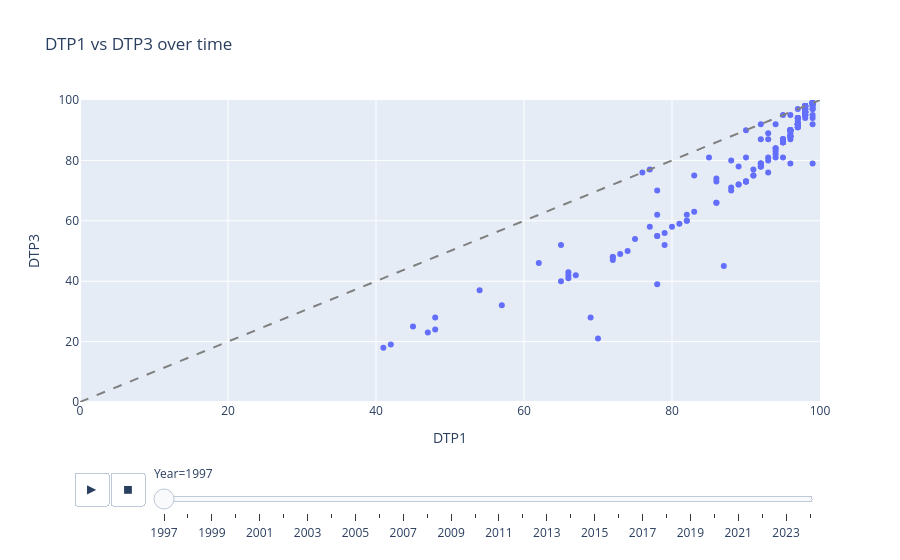

Here is the notebook cell this chart was saved with:
### Markdown cell above
Plotly Express's animation_frame argument turns any static plot into an animated one. Watch DTP1 vs DTP3 coverage move over 25 years:

### Code cell
anim = df.query("Vaccine in ['DTP1', 'DTP3']").pivot_table(
    index=["Country", "Year"], columns="Vaccine", values="WUENIC"
).reset_index().dropna()

fig = px.scatter(anim, x="DTP1", y="DTP3", animation_frame="Year",
                 hover_name="Country", range_x=[0, 100], range_y=[0, 100],
                 title="DTP1 vs DTP3 over time")
# Add the y=x line: full coverage of dose 1 should also reach dose 3
fig.add_shape(type="line", x0=0, y0=0, x1=100, y1=100,
              line=dict(color="grey", dash="dash"))
fig.show()

### Figure 1 — Plotly figure (JSON) as saved in the notebook; plotly's stock layout.template omitted (floating-point values rounded to 4 significant figures; data arrays with more than 128 entries replaced by an {"elided": "..."} marker saying what was removed)
{"data": [{"hovertemplate": "<b>%{hovertext}</b><br><br>Year=1997<br>DTP1=%{x}<br>DTP3=%{y}<extra></extra>", "hovertext": {"elided": "189 str values"}, "legendgroup": "", "marker": {"color": "#636efa", "symbol": "circle"}, "mode": "markers", "name": "", "orientation": "v", "showlegend": false, "type": "scatter", "x": {"elided": "189 float values"}, "xaxis": "x", "y": {"elided": "189 float values"}, "yaxis": "y"}], "layout": {"legend": {"tracegroupgap": 0}, "shapes": [{"line": {"color": "grey", "dash": "dash"}, "type": "line", "x0": 0, "x1": 100, "y0": 0, "y1": 100}], "sliders": [{"active": 0, "currentvalue": {"prefix": "Year="}, "len": 0.9, "pad": {"b": 10, "t": 60}, "steps": [{"args": [["1997"], {"frame": {"duration": 0, "redraw": false}, "fromcurrent": true, "mode": "immediate", "transition": {"duration": 0, "easing": "linear"}}], "label": "1997", "method": "animate"}, {"args": [["1998"], {"frame": {"duration": 0, "redraw": false}, "fromcurrent": true, "mode": "immediate", "transition": {"duration": 0, "easing": "linear"}}], "label": "1998", "method": "animate"}, {"args": [["1999"], {"frame": {"duration": 0, "redraw": false}, "fromcurrent": true, "mode": "immediate", "transition": {"duration": 0, "easing": "linear"}}], "label": "1999", "method": "animate"}, {"args": [["2000"], {"frame": {"duration": 0, "redraw": false}, "fromcurrent": true, "mode": "immediate", "transition": {"duration": 0, "easing": "linear"}}], "label": "2000", "method": "animate"}, {"args": [["2001"], {"frame": {"duration": 0, "redraw": false}, "fromcurrent": true, "mode": "immediate", "transition": {"duration": 0, "easing": "linear"}}], "label": "2001", "method": "animate"}, {"args": [["2002"], {"frame": {"duration": 0, "redraw": false}, "fromcurrent": true, "mode": "immediate", "transition": {"duration": 0, "easing": "linear"}}], "label": "2002", "method": "animate"}, {"args": [["2003"], {"frame": {"duration": 0, "redraw": false}, "fromcurrent": true, "mode": "immediate", "transition": {"duration": 0, "easing": "linear"}}], "label": "2003", "method": "animate"}, {"args": [["2004"], {"frame": {"duration": 0, "redraw": false}, "fromcurrent": true, "mode": "immediate", "transition": {"duration": 0, "easing": "linear"}}], "label": "2004", "method": "animate"}, {"args": [["2005"], {"frame": {"duration": 0, "redraw": false}, "fromcurrent": true, "mode": "immediate", "transition": {"duration": 0, "easing": "linear"}}], "label": "2005", "method": "animate"}, {"args": [["2006"], {"frame": {"duration": 0, "redraw": false}, "fromcurrent": true, "mode": "immediate", "transition": {"duration": 0, "easing": "linear"}}], "label": "2006", "method": "animate"}, {"args": [["2007"], {"frame": {"duration": 0, "redraw": false}, "fromcurrent": true, "mode": "immediate", "transition": {"duration": 0, "easing": "linear"}}], "label": "2007", "method": "animate"}, {"args": [["2008"], {"frame": {"duration": 0, "redraw": false}, "fromcurrent": true, "mode": "immediate", "transition": {"duration": 0, "easing": "linear"}}], "label": "2008", "method": "animate"}, {"args": [["2009"], {"frame": {"duration": 0, "redraw": false}, "fromcurrent": true, "mode": "immediate", "transition": {"duration": 0, "easing": "linear"}}], "label": "2009", "method": "animate"}, {"args": [["2010"], {"frame": {"duration": 0, "redraw": false}, "fromcurrent": true, "mode": "immediate", "transition": {"duration": 0, "easing": "linear"}}], "label": "2010", "method": "animate"}, {"args": [["2011"], {"frame": {"duration": 0, "redraw": false}, "fromcurrent": true, "mode": "immediate", "transition": {"duration": 0, "easing": "linear"}}], "label": "2011", "method": "animate"}, {"args": [["2012"], {"frame": {"duration": 0, "redraw": false}, "fromcurrent": true, "mode": "immediate", "transition": {"duration": 0, "easing": "linear"}}], "label": "2012", "method": "animate"}, {"args": [["2013"], {"frame": {"duration": 0, "redraw": false}, "fromcurrent": true, "mode": "immediate", "transition": {"duration": 0, "easing": "linear"}}], "label": "2013", "method": "animate"}, {"args": [["2014"], {"frame": {"duration": 0, "redraw": false}, "fromcurrent": true, "mode": "immediate", "transition": {"duration": 0, "easing": "linear"}}], "label": "2014", "method": "animate"}, {"args": [["2015"], {"frame": {"duration": 0, "redraw": false}, "fromcurrent": true, "mode": "immediate", "transition": {"duration": 0, "easing": "linear"}}], "label": "2015", "method": "animate"}, {"args": [["2016"], {"frame": {"duration": 0, "redraw": false}, "fromcurrent": true, "mode": "immediate", "transition": {"duration": 0, "easing": "linear"}}], "label": "2016", "method": "animate"}, {"args": [["2017"], {"frame": {"duration": 0, "redraw": false}, "fromcurrent": true, "mode": "immediate", "transition": {"duration": 0, "easing": "linear"}}], "label": "2017", "method": "animate"}, {"args": [["2018"], {"frame": {"duration": 0, "redraw": false}, "fromcurrent": true, "mode": "immediate", "transition": {"duration": 0, "easing": "linear"}}], "label": "2018", "method": "animate"}, {"args": [["2019"], {"frame": {"duration": 0, "redraw": false}, "fromcurrent": true, "mode": "immediate", "transition": {"duration": 0, "easing": "linear"}}], "label": "2019", "method": "animate"}, {"args": [["2020"], {"frame": {"duration": 0, "redraw": false}, "fromcurrent": true, "mode": "immediate", "transition": {"duration": 0, "easing": "linear"}}], "label": "2020", "method": "animate"}, {"args": [["2021"], {"frame": {"duration": 0, "redraw": false}, "fromcurrent": true, "mode": "immediate", "transition": {"duration": 0, "easing": "linear"}}], "label": "2021", "method": "animate"}, {"args": [["2022"], {"frame": {"duration": 0, "redraw": false}, "fromcurrent": true, "mode": "immediate", "transition": {"duration": 0, "easing": "linear"}}], "label": "2022", "method": "animate"}, {"args": [["2023"], {"frame": {"duration": 0, "redraw": false}, "fromcurrent": true, "mode": "immediate", "transition": {"duration": 0, "easing": "linear"}}], "label": "2023", "method": "animate"}, {"args": [["2024"], {"frame": {"duration": 0, "redraw": false}, "fromcurrent": true, "mode": "immediate", "transition": {"duration": 0, "easing": "linear"}}], "label": "2024", "method": "animate"}], "x": 0.1, "xanchor": "left", "y": 0, "yanchor": "top"}], "title": {"text": "DTP1 vs DTP3 over time"}, "updatemenus": [{"buttons": [{"args": [null, {"frame": {"duration": 500, "redraw": false}, "fromcurrent": true, "mode": "immediate", "transition": {"duration": 500, "easing": "linear"}}], "label": "&#9654;", "method": "animate"}, {"args": [[null], {"frame": {"duration": 0, "redraw": false}, "fromcurrent": true, "mode": "immediate", "transition": {"duration": 0, "easing": "linear"}}], "label": "&#9724;", "method": "animate"}], "direction": "left", "pad": {"r": 10, "t": 70}, "showactive": false, "type": "buttons", "x": 0.1, "xanchor": "right", "y": 0, "yanchor": "top"}], "xaxis": {"anchor": "y", "domain": [0, 1], "range": [0, 100], "title": {"text": "DTP1"}}, "yaxis": {"anchor": "x", "domain": [0, 1], "range": [0, 100], "title": {"text": "DTP3"}}}}
